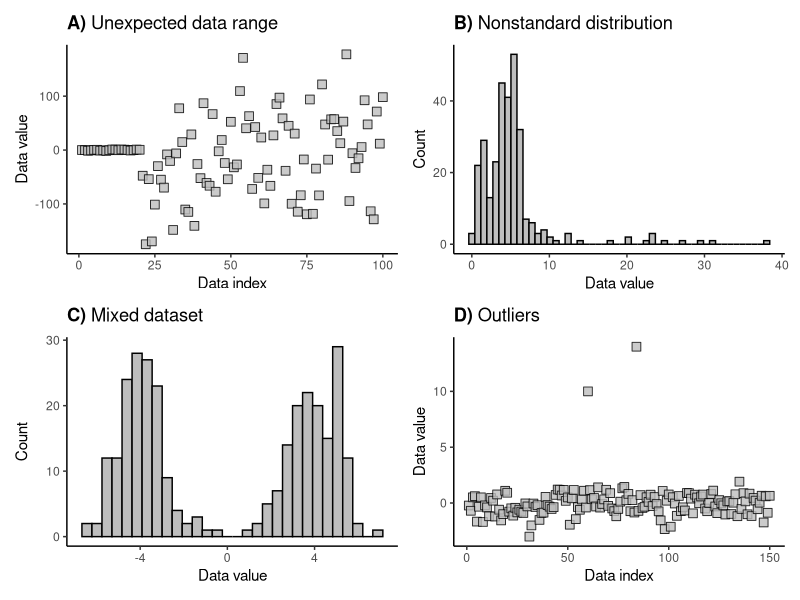
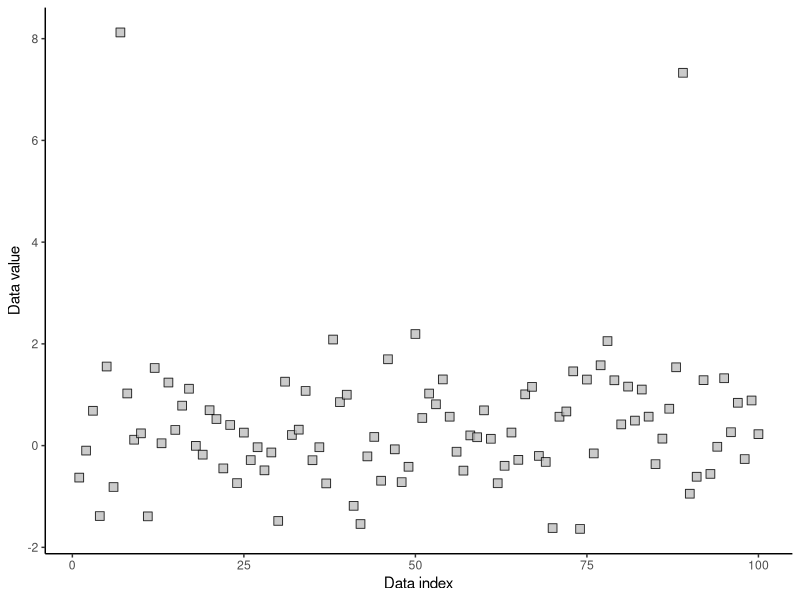
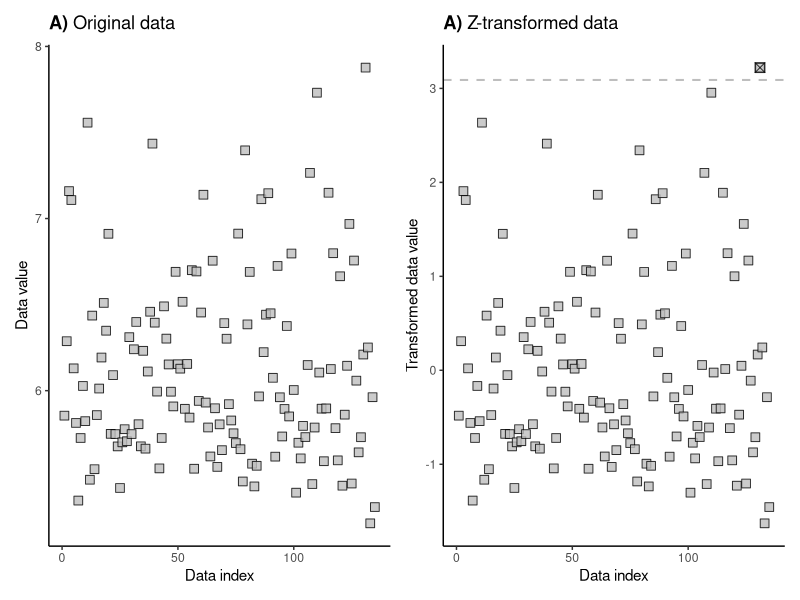
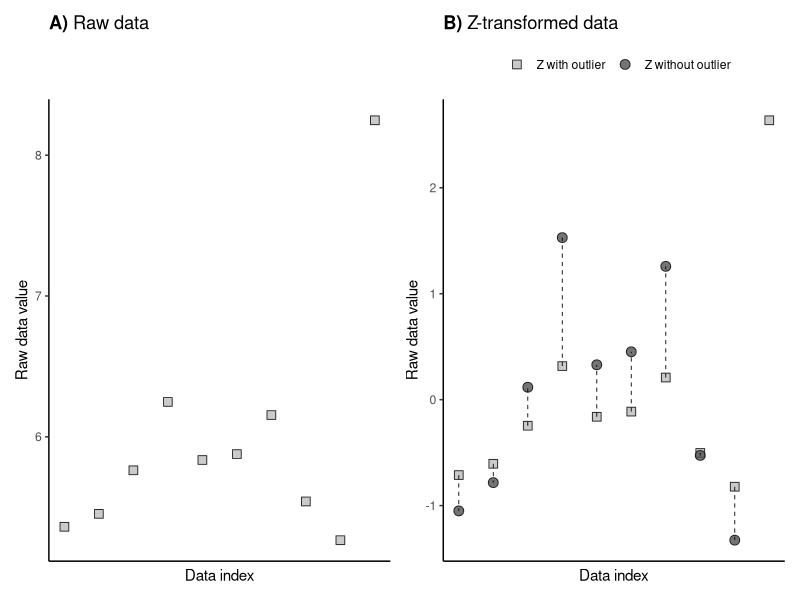
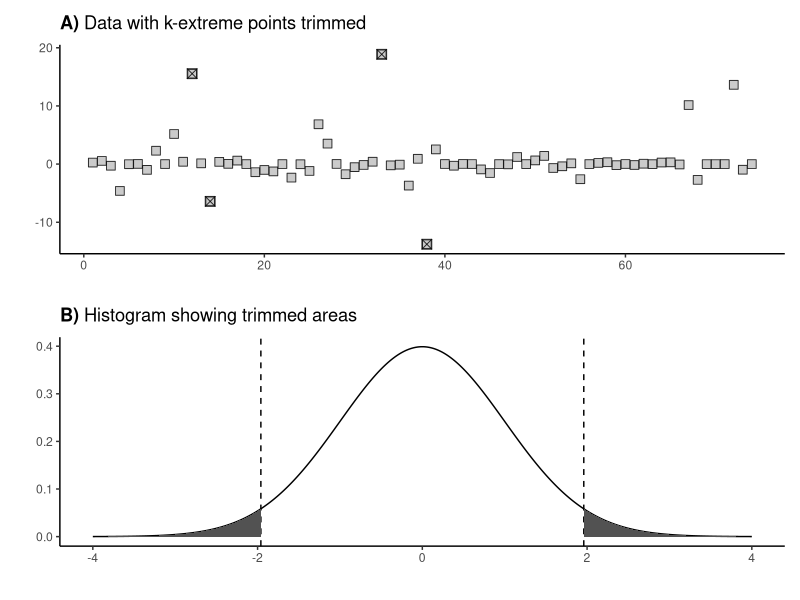
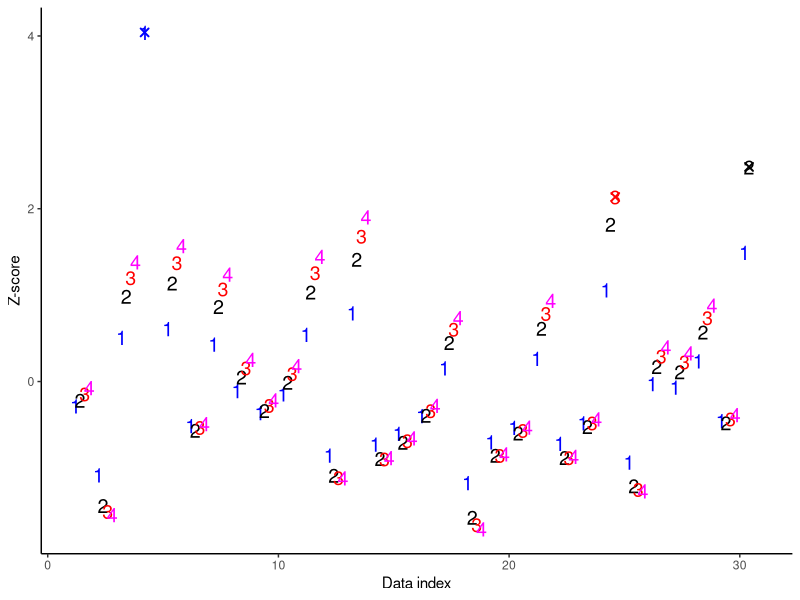

Source code (R) for these figures, in order:
## ---- chunk 1
#| message: false
library(dplyr)
library(ggplot2)
library(patchwork)
set.seed(10)

# panel A: unexpected range
xA=c(rnorm(20), rnorm(80)*80)
data_A = tibble(data_index=1:length(xA), data_value = xA)

pA = ggplot(data_A, aes(x=data_index, y = data_value)) +
    geom_point(
        shape=22,
        size=3,
        fill = "gray",
        alpha=.8
    ) + 
    theme(
        panel.grid.major = element_blank(), 
        panel.grid.minor = element_blank(),
        panel.background = element_blank(), 
        axis.line = element_line(colour = "black"),
    ) + 
    labs(title = bquote(bold("A)")~"Unexpected data range"),
         y = "Data value", x = "Data index")

# panel B: distribution shape
xB = c(5+rnorm(150), exp(1+rnorm(150)))
data_B = tibble(data_index=1:length(xB), data_value=xB)

pB = ggplot(data_B, aes(x=data_value))+
    geom_histogram(color="black", fill="gray", bins=50) + 
    theme(
        panel.grid.major = element_blank(), 
        panel.grid.minor = element_blank(),
        panel.background = element_blank(), 
        axis.line = element_line(colour = "black")
    ) + 
    labs(title = bquote(bold("B)")~"Nonstandard distribution"),
         y = "Count", x = "Data value")

# panel C: mixed datasets
xC = c(4+rnorm(150), rnorm(150)-4)
data_C = tibble(data_index = 1:length(xC), data_value = xC)

pC = ggplot(data_C, aes(x=data_value))+
    geom_histogram(color="black", fill="gray") + 
    theme(
        panel.grid.major = element_blank(), 
        panel.grid.minor = element_blank(),
        panel.background = element_blank(), 
        axis.line = element_line(colour = "black")
    ) + 
    labs(title = bquote(bold("C)")~"Mixed dataset"),
         y = "Count", x = "Data value")

# panel D: outliers
xD = rnorm(150)
data_D = tibble(data_index=1:length(xD), data_value=xD)
data_D[60, "data_value"] = 10
data_D[84, "data_value"] = 14

pD = ggplot(data_D, aes(x = 1:nrow(data_D), y = data_value)) +
    geom_point(
        shape=22,
        size=3,
        fill = "gray",
        alpha=.8
    ) + 
    theme(
        panel.grid.major = element_blank(), 
        panel.grid.minor = element_blank(),
        panel.background = element_blank(), 
        axis.line = element_line(colour = "black")
    ) + 
    labs(title = bquote(bold("D)")~"Outliers"),
         y = "Data value", x = "Data index")


p7.2 = pA + pB + pC + pD
p7.2
## ---- chunk 2
# Create normally distributed data
N = 100
y = rnorm(N)
data = tibble(data_index = 1:length(y), data_value = y)

# and add two random outliers in random positiions
data[sample(N, 2), "data_value"] = runif(2, min=2, max=3)^2

# and plot:
p7.4 = ggplot(data, aes(x = data_index, y = data_value)) + 
    geom_point(
        shape=22, 
        size=3,
        fill = "gray",
        alpha=.8
    ) + 
    theme(
        panel.grid.major = element_blank(), 
        panel.grid.minor = element_blank(),
        panel.background = element_blank(), 
        axis.line = element_line(colour = "black")
    ) +
    labs(y = "Data value", x = "Data index")

p7.4
## ---- chunk 3
# outlier threshold
zThreshold = 3.09

# create some raw data
N = 135
data = exp(rnorm(N)/2) + 5

# zscore the data:
dataZ = (data - mean(data))/sd(data) # sd uses n-1 dof

# identify data indices containing outliers
outliers = abs(dataZ) > zThreshold

# and plot
data = tibble(data_index = 1:length(data), data_value = data)
p1 = ggplot(data, aes(x = data_index, y = data_value)) + 
    geom_point(
        shape=22, 
        size=3,
        fill = "gray",
        alpha=.8
    ) + 
    theme(
        panel.grid.major = element_blank(), 
        panel.grid.minor = element_blank(),
        panel.background = element_blank(), 
        axis.line = element_line(colour = "black")
    ) + 
    labs(title = bquote(bold("A)")~"Original data"),
         y = "Data value", x = "Data index")


dataZ = tibble(data_index = 1:length(dataZ), data_value = dataZ)
p2 = ggplot(dataZ, aes(x=data_index, y = data_value)) + 
    geom_point(
          shape=22, 
          size=3,
          fill = "gray",
          alpha=.8
    ) + 
    geom_point(
        data = dataZ[outliers,],
        aes(x = data_index, y=data_value),
        shape=7,
        size=3,
        fill = "gray",
        alpha=.8
    ) +
    geom_hline(
        yintercept = zThreshold, 
        linetype="dashed", 
        linewidth=.7,
        color="gray",
    ) + 
    theme(
        panel.grid.major = element_blank(), 
        panel.grid.minor = element_blank(),
        panel.background = element_blank(), 
        axis.line = element_line(colour = "black")
    ) + 
    labs(title = bquote(bold("A)")~"Z-transformed data"),
         y = "Transformed data value", x = "Data index")

p7.6 = p1 + p2
p7.6
## ---- chunk 4
# create some raw data
N = 10 # sample size
data = exp(rnorm(N)/2) + 5
data[N] = max(data) + 2 # impose an outlier (at the end for convenience)

dataZ1 = (data - mean(data)) / sd(data) # sd uses n-1 dof
dataZ2 = (data[-N] - mean(data[-N])) / sd(data[-N]) # sd uses n-1 dof

# and plot:
data = tibble(data_index = 1:length(data), data_value = data)
pA = ggplot(data, aes(x = data_index, y = data_value)) +
    geom_point(
        shape=22, 
        size=3,
        fill = "gray",
        alpha=.8
    ) + 
    theme(
        panel.grid.major = element_blank(), 
        panel.grid.minor = element_blank(),
        panel.background = element_blank(), 
        axis.line = element_line(colour = "black"),
        axis.text.x=element_blank(),
        axis.ticks.x=element_blank()
    ) + 
    labs(title = bquote(bold("A)")~"Raw data"),
         y = "Raw data value", x = "Data index")


dataZ1 = tibble(data_index = 1:length(dataZ1), data_value = dataZ1, id="Z with outlier")
dataZ2 = tibble(data_index = 1:length(dataZ2), data_value = dataZ2, id="Z without outlier")
dataZ = rows_append(dataZ1, dataZ2)

pB = ggplot(dataZ, 
       aes(x = data_index, y=data_value, 
           group = data_index,
           shape=id,
           fill=id)) + 
    geom_point(
        size=3,
        alpha=.8
    ) + 
    geom_line(
        linetype="dashed", 
        linewidth=.3
    )+
    scale_shape_manual(values=c("Z with outlier" = 22,
                                "Z without outlier" = 21)) + 
    scale_fill_manual(values=c("Z with outlier" = "#bdbdbd",
                               "Z without outlier" = "#525252")) + 
    theme(
        panel.grid.major = element_blank(), 
        panel.grid.minor = element_blank(),
        panel.background = element_blank(), 
        axis.line = element_line(colour = "black"),
        legend.position="top",
        axis.text.x=element_blank(),
        axis.ticks.x=element_blank()
    ) + 
    labs(shape="", fill="",
         title = bquote(bold("B)")~"Z-transformed data"),
         y = "Raw data value", x = "Data index")

p7.7 = pA + pB
p7.7

## ---- chunk 5
N = 74
y = rnorm(N)^3
data = tibble(data_index=1:length(y), data_value=y)

# find largest and smallest values
k = 2
# sorting ascending order:
data = arrange(data, data_value)
largest = head(data, k)
smallest = tail(data, k)

pA = ggplot(data, aes(x = data_index, y = data_value)) + 
      geom_point(
        shape=22, 
        size=3,
        fill = "gray",
        alpha=.8
    ) + 
    geom_point(
        data = largest,
        aes(x = data_index, y = data_value),
        shape=7,
        size=3,
        fill = "gray",
        alpha=.8
    ) + 
    geom_point(
        data = smallest,
        aes(x = data_index, y = data_value),
        shape=7,
        size=3,
        fill = "gray",
        alpha=.8
    ) + 
    theme(
        panel.grid.major = element_blank(), 
        panel.grid.minor = element_blank(),
        panel.background = element_blank(), 
        axis.line = element_line(colour = "black")
    ) + 
    labs(title = bquote(bold("A)")~"Data with k-extreme points trimmed"),
         y = "", x = "")

# create a Gaussian probability curve for the panel B
x = seq(-4,4,length=401)
gpdf = dnorm(x, mean = 0, sd = 1)
data = tibble(data_index = x, data_value = gpdf)

# find the indices of the 2.5% and 97.5%
lbndi = which.min(abs(x - qnorm(0.025))) # lower bound index
ubndi = which.min(abs(x - qnorm(0.975))) # upper bound index

# plot the probability function and the vertical lines
pB = ggplot(data = data, aes(x = data_index, y = data_value)) + 
    geom_line() + 
    geom_vline(xintercept = x[lbndi], linetype="dashed") + 
    geom_ribbon(
        data = filter(data, data_index <= x[lbndi]), 
        aes(ymax = data_value, ymin=0),
        fill="#525252") + 
    geom_vline(xintercept = x[ubndi], linetype="dashed") + 
     geom_ribbon(
        data = filter(data, data_index >= x[ubndi]), 
        aes(ymax = data_value, ymin=0),
        fill="#525252") + 
    theme(
        panel.grid.major = element_blank(), 
        panel.grid.minor = element_blank(),
        panel.background = element_blank(), 
        axis.line = element_line(colour = "black")
    ) + 
    labs(title = bquote(bold("B)")~"Histogram showing trimmed areas"),
         y = "", x = "")

pA + pB + plot_layout(ncol=1)
## ---- chunk 6
#| message: false
#| warning: false
## iterative method
# Note about this code: Because of random numbers, you are not guaranteed to get a result
# that highlights the method. Try running the code several times.

# Simulate the data:
N = 30
data = rnorm(N)
data[data < -1] = data[data < -1] + 2
data[data > 1.5] = data[ data > 1.5]^2

# pick a lenient threshold just for illustration
zscorethresh = 2

# ======================================================= # 
# if this part is included, then the first iteration will be 
# z-scored two times.
# dataZ = (data-mean(data)) / sd(data)

# color pallete:
colorz = c("blue", "black", "red", "magenta", "cyan")

# start the skeleton of the plot:
p = ggplot() + 
    theme(
        panel.grid.major = element_blank(), 
        panel.grid.minor = element_blank(),
        panel.background = element_blank(), 
        axis.line = element_line(colour = "black")
    ) + 
    labs(y = "Z-score", x = "Data index")

# initiate counter:
numiters = 1

# initiate the dataZ with original data:
dataZ = data

while(TRUE) {
    # convert to z-score:
    datamean = mean(dataZ, na.rm = T)
    datastd = sd(dataZ, na.rm = T)
    dataZ = (dataZ - datamean)/datastd
    
    # find data values to remoove:
    toRemove = dataZ > zscorethresh
    
    # plot points in the current iteration:
    nmb = numiters
    color_ = colorz[nmb]
    data_temp = tibble(data_index = 1:N + numiters/5, data_value = dataZ)
    p <- p +
    geom_text(
        data = data_temp,
        aes(x = data_index, y = data_value),
        label = nmb,
        size = 5,
        color = color_
    )
    
    # break out of the while loop if no points to remove:
    if (sum(toRemove, na.rm = T) == 0) {
        break
    } else{
        # otherwise, mark the outliers in the plot for the current iteration:
        outlier_data = tibble(
            data_index = which(toRemove) + numiters/5,
            data_value = dataZ[toRemove]
        )
        color_ = colorz[numiters]
        p <- p + 
            geom_point(
                data = outlier_data,
                aes(x=data_index, y=data_value),
                shape = 4,
                color = color_,
                size=2,
                stroke=1
            )
        dataZ[toRemove] = NaN
    }
    
    # update counter:
    numiters <- numiters + 1
}

p
